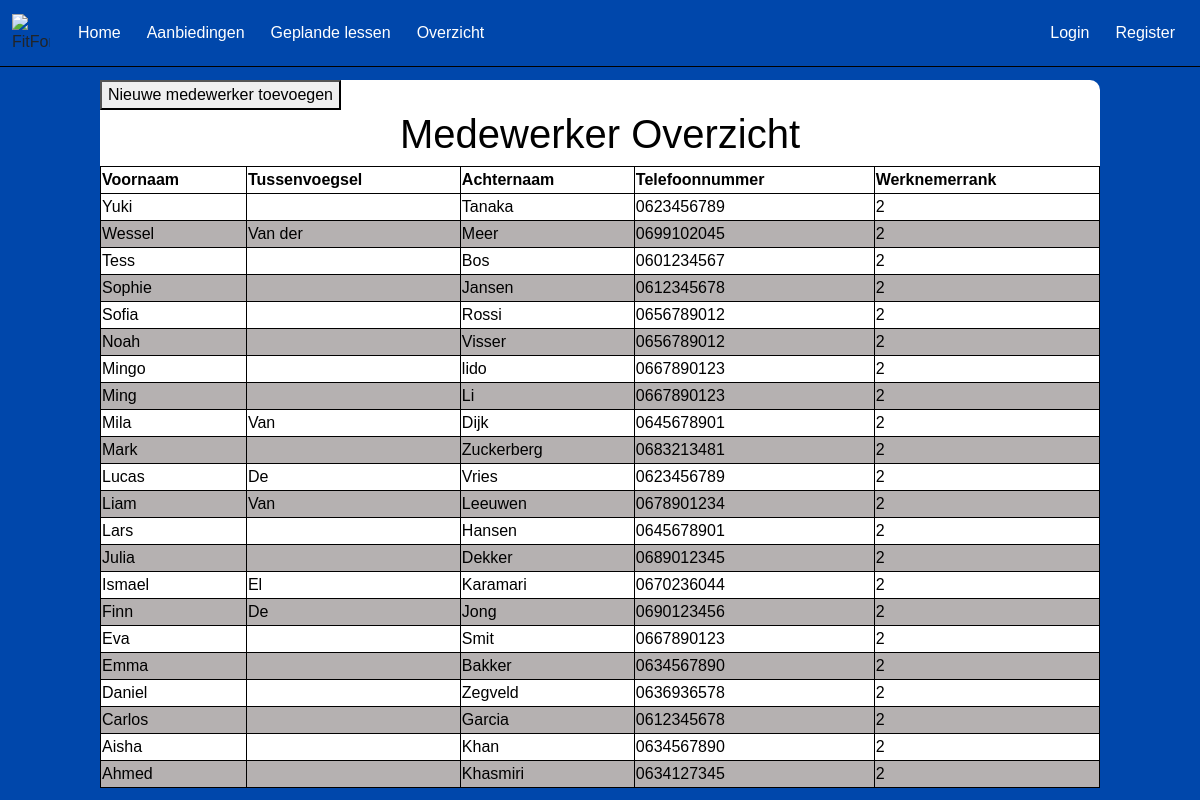
The page /medewerkeroverzicht/MedewerkerOverzicht.php on the database its author committed.
### tables this page shows
CREATE TABLE MedewerkerOverzicht
(
    Id               TINYINT(3)          UNSIGNED           NOT NULL   AUTO_INCREMENT,
    Voornaam         VARCHAR(150)                           NOT NULL
    ,Tussenvoegsel   VARCHAR(50)                            NULL
    ,Achternaam      VARCHAR(150)                           NOT NULL
    ,Telefoonnummer  VARCHAR(180)                           NOT NULL
    ,Werknemerrank   VARCHAR(180)                           NOT NULL
    ,IsActief        BIT                                    NOT NULL    DEFAULT 1
    ,Opmerking       VARCHAR(255)                           NULL        DEFAULT NULL
    ,DatumAangemaakt DATETIME(6)                            NOT NULL    
    ,DatumGewijzigd  DATETIME(6)                            NOT NULL
    ,CONSTRAINT      PK_MedewerkerOverzicht_Id              PRIMARY KEY CLUSTERED(Id)
);

### medewerkeroverzicht/MedewerkerOverzicht.php (the view, shortened to what this page needs)
<?php
        include('config.php');
        $dsn = "mysql:host=$dbHost;dbname=$dbName;charset=UTF8";
        $pdo = new PDO($dsn, $dbUser, $dbPass);
        $sql = "SELECT  MWOZ.Voornaam,
                                        MWOZ.Tussenvoegsel,
                                        MWOZ.Achternaam,
                                        MWOZ.Telefoonnummer,
                                        MWOZ.Werknemerrank
                        FROM medewerkeroverzicht AS MWOZ
                        ORDER BY MWOZ.Voornaam DESC";
        $statement = $pdo->prepare($sql);
        $statement->execute();
        $result = $statement->fetchAll(PDO::FETCH_OBJ);
?>
<!DOCTYPE html>
<html lang="en">
<head>
        <link href="https://cdn.jsdelivr.net/npm/bootstrap@5.3.3/dist/css/bootstrap.min.css" rel="stylesheet">
        <link href="style.css" rel="stylesheet">
</head>
<body>
  <nav class="navbar navbar-expand-lg fixed-top">
    <div class="container-fluid">
        <img class="logo"
          src="https://www.burda-forward.de/files/images/03_Media/Brands/FitForFun/BF_Media_Brands_FitForFun_logo.png"
          alt="FitForFun Logo">
      <div class="collapse navbar-collapse" id="navbarNav">
        <ul class="navbar-nav me-auto">
        <li class="nav-item">
        <a class="nav-link nav-link-Home" href="../Homepagina/index.php">Home</a>
      </li>
      <li class="nav-item">
      <a class="nav-link" href="../AanbiedingenPagina/aanbiedingen.php">Aanbiedingen</a>
      </li>
      <li class="nav-item">
        <a class="nav-link" href="../lessonkalender/lessen.php">Geplande lessen</a>
      </li>
      <li class="nav-item">
        <a class="nav-link" href="../Dashboard/Dashboard.php">Overzicht</a>
      </li>
        </ul>
        <ul class="navbar-nav">
          <li class="nav-item">
            <a class="nav-link" href="#">Login</a>
          </li>
          <li class="nav-item">
            <a class="nav-link" href="#">Register</a>
          </li>
        </ul>
      </div>
    </div>
  </nav>
  <div class="container-table">
    <button onclick="window.location.href='create.php'">Nieuwe medewerker toevoegen</button>
    <h1>Medewerker Overzicht</h1>
    <table>
      <tr>
        <th>Voornaam</th>
        <th>Tussenvoegsel</th>
        <th>Achternaam</th>
        <th>Telefoonnummer</th>
        <th>Werknemerrank</th>
      </tr>
      <?php foreach ($result as $row): ?>
        <tr>
          <td><?php echo htmlspecialchars($row->Voornaam); ?></td>
          <td><?php echo htmlspecialchars($row->Tussenvoegsel ?? ''); ?></td>
          <td><?php echo htmlspecialchars($row->Achternaam); ?></td>
          <td><?php echo htmlspecialchars($row->Telefoonnummer); ?></td>
          <td><?php echo htmlspecialchars($row->Werknemerrank); ?></td>
        </tr>
      <?php endforeach; ?>
    </table>
  </div>
</body>
</html>

### medewerkeroverzicht/style.css (style rules this page uses)
body { font-family: Arial, sans-serif; background-color: #0047AB !important; background-size: cover; background-position: center; padding-top: 80px; }
h1 { color: rgb(0, 0, 0) !important; text-align: center; }
.navbar { background-color: #0047AB; border-bottom: 1px solid black; }
.navbar .logo { width: 38px; height: 38px; margin-right: 15px; }
.nav-item { color: white; margin: 5px; }
.nav-link { color: white !important; }
.container-table { max-width: 1000px; margin: 0 auto; background: rgb(255, 255, 255); border-radius: 10px; position: relative; }
.container-table table { width: 100%; border-collapse: collapse; border-spacing: 0; color: rgb(0, 0, 0); border: 1px solid black; }
.container-table table tr td { border: 1px solid black; }
.container-table table tr th { border: 1px solid black; }
.container-table table tr:nth-child(odd) td { background-color: rgb(181, 177, 177); }

### rows shown on the page
medewerkeroverzicht: Voornaam "Yuki", Achternaam "Tanaka", Telefoonnummer "0623456789", Werknemerrank "2"
medewerkeroverzicht: Voornaam "Wessel", Tussenvoegsel "Van der", Achternaam "Meer", Telefoonnummer "0699102045", Werknemerrank "2"
medewerkeroverzicht: Voornaam "Tess", Achternaam "Bos", Telefoonnummer "0601234567", Werknemerrank "2"
medewerkeroverzicht: Voornaam "Sophie", Achternaam "Jansen", Telefoonnummer "0612345678", Werknemerrank "2"
medewerkeroverzicht: Voornaam "Sofia", Achternaam "Rossi", Telefoonnummer "0656789012", Werknemerrank "2"
medewerkeroverzicht: Voornaam "Noah", Achternaam "Visser", Telefoonnummer "0656789012", Werknemerrank "2"
medewerkeroverzicht: Voornaam "Mingo", Achternaam "lido", Telefoonnummer "0667890123", Werknemerrank "2"
medewerkeroverzicht: Voornaam "Ming", Achternaam "Li", Telefoonnummer "0667890123", Werknemerrank "2"
medewerkeroverzicht: Voornaam "Mila", Tussenvoegsel "Van", Achternaam "Dijk", Telefoonnummer "0645678901", Werknemerrank "2"
medewerkeroverzicht: Voornaam "Mark", Achternaam "Zuckerberg", Telefoonnummer "0683213481", Werknemerrank "2"
medewerkeroverzicht: Voornaam "Lucas", Tussenvoegsel "De", Achternaam "Vries", Telefoonnummer "0623456789", Werknemerrank "2"
medewerkeroverzicht: Voornaam "Liam", Tussenvoegsel "Van", Achternaam "Leeuwen", Telefoonnummer "0678901234", Werknemerrank "2"
medewerkeroverzicht: Voornaam "Lars", Achternaam "Hansen", Telefoonnummer "0645678901", Werknemerrank "2"
medewerkeroverzicht: Voornaam "Julia", Achternaam "Dekker", Telefoonnummer "0689012345", Werknemerrank "2"
medewerkeroverzicht: Voornaam "Ismael", Tussenvoegsel "El", Achternaam "Karamari", Telefoonnummer "0670236044", Werknemerrank "2"
medewerkeroverzicht: Voornaam "Finn", Tussenvoegsel "De", Achternaam "Jong", Telefoonnummer "0690123456", Werknemerrank "2"
medewerkeroverzicht: Voornaam "Eva", Achternaam "Smit", Telefoonnummer "0667890123", Werknemerrank "2"
medewerkeroverzicht: Voornaam "Emma", Achternaam "Bakker", Telefoonnummer "0634567890", Werknemerrank "2"
medewerkeroverzicht: Voornaam "Daniel", Achternaam "Zegveld", Telefoonnummer "0636936578", Werknemerrank "2"
medewerkeroverzicht: Voornaam "Carlos", Achternaam "Garcia", Telefoonnummer "0612345678", Werknemerrank "2"
medewerkeroverzicht: Voornaam "Aisha", Achternaam "Khan", Telefoonnummer "0634567890", Werknemerrank "2"
medewerkeroverzicht: Voornaam "Ahmed", Achternaam "Khasmiri", Telefoonnummer "0634127345", Werknemerrank "2"
